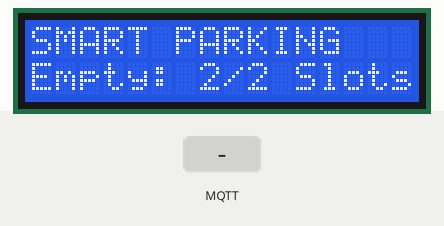
Recording of a program running on a simulated Raspberry Pi (BCM pin numbers). On the bench: 16×2 character LCD. The inputs (shaded band) are chosen by the test bench. No MQTT or app messages arrive unless stated; what the program prints to the terminal is not drawn.

Above: at 1.4 s.
1.5 s: MQTT message "OCCUPIED" arrives on the first subscribed topic
At 1.55 s:
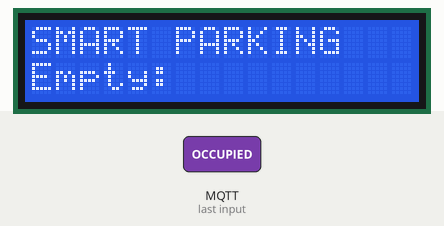
3.0 s: MQTT message "1" arrives on the first subscribed topic
At 4.2 s:
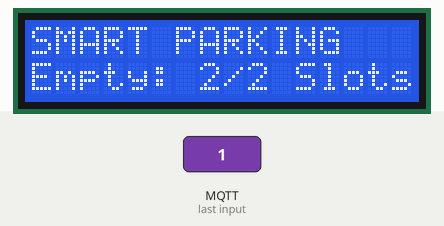
4.5 s: MQTT message "on" arrives on the first subscribed topic
Timing chart, 0 to 7.5 s (numbered marks = the images above; inputs shaded):
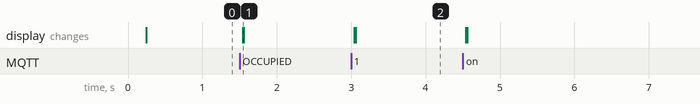

Measured:
- after the input at 1.5 s, the display: changes at once (image 1)
- after the input at 3.0 s, the display: first changes at once (image 2 shows a later state)

The program:

slots.py
```python
import time
import paho.mqtt.client as mqtt
from RPLCD.i2c import CharLCD


MQTT_BROKER = "localhost"
MQTT_TOPIC = "parking/+"


TOTAL_SLOTS = 2
current_status = {}


try:
    lcd = CharLCD(i2c_expander='PCF8574', address=0x27, port=1,
                  cols=16, rows=2, dotsize=8)
    lcd.clear()
except:
    lcd = None
    print("LCD Not Found")

def update_lcd():

    occupied_count = list(current_status.values()).count("OCCUPIED")
    available = TOTAL_SLOTS - occupied_count

    # ป้องกันเลขติดลบ
    if available < 0: available = 0

    print(f"Status Update: Available {available}/{TOTAL_SLOTS}")

    if lcd:
        lcd.clear()
        lcd.cursor_pos = (0, 0)
        lcd.write_string("SMART PARKING")
        lcd.cursor_pos = (1, 0)
        lcd.write_string(f"Empty: {available}/{TOTAL_SLOTS} Slots")

# === MQTT EVENTS ===
def on_connect(client, userdata, flags, rc):
    print("Connected to MQTT Broker")
    client.subscribe(MQTT_TOPIC)

def on_message(client, userdata, msg):
    topic = msg.topic              # เช่น parking/slot1
    payload = msg.payload.decode() # เช่น OCCUPIED หรือ FREE
    slot_id = topic.split("/")[-1] # ดึงชื่อ slot1 ออกมา

    print(f"Recv [{slot_id}]: {payload}")

    # อัปเดตสถานะลงตัวแปร
    current_status[slot_id] = payload

    # คำนวณที่ว่างใหม่และขึ้นจอ
    update_lcd()

# === MAIN LOOP ===
client = mqtt.Client()
client.on_connect = on_connect
client.on_message = on_message

try:
    client.connect(MQTT_BROKER, 1883, 60)
    update_lcd()
    print("📡 Waiting for ESP8266...")
    client.loop_forever()
except KeyboardInterrupt:
    print("Stopping...")
```
